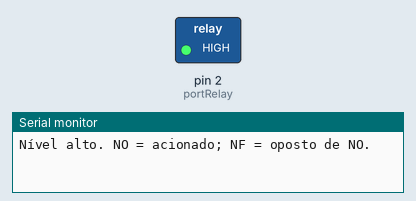
Simulated run of this sketch. Board: Arduino Uno, built with avr-gcc and run on an emulated ATmega328P. On the bench: switched loads named in the sketch (green lamp = pin HIGH), the last lines printed to the serial monitor.

Above: at 2.5 s.
At 7.5 s:
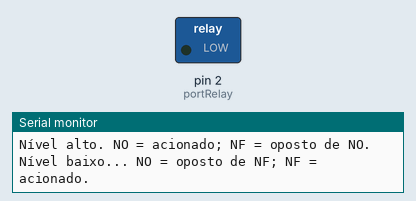
Timing chart, 0 to 13.0 s (numbered marks = the images above):
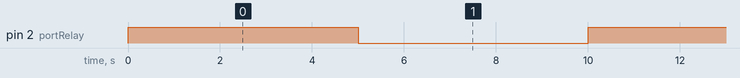

Measured:
- by itself, pin 2 (portRelay): alternates HIGH for 5.0 s and LOW for 5.0 s

The sketch:

Relay.ino
```cpp
int portRelay = 2;

void setup() {

  pinMode(portRelay, OUTPUT);

  Serial.begin(9600);
  // put your setup code here, to run once:

}

void loop() {
  Serial.println("Nível alto. NO = acionado; NF = oposto de NO.");
  digitalWrite(portRelay, HIGH);
  delay(5000);
  digitalWrite(portRelay, LOW);
  Serial.println("Nível baixo... NO = oposto de NF; NF = acionado.");
  delay(5000);

  // put your main code here, to run repeatedly:

}
```
